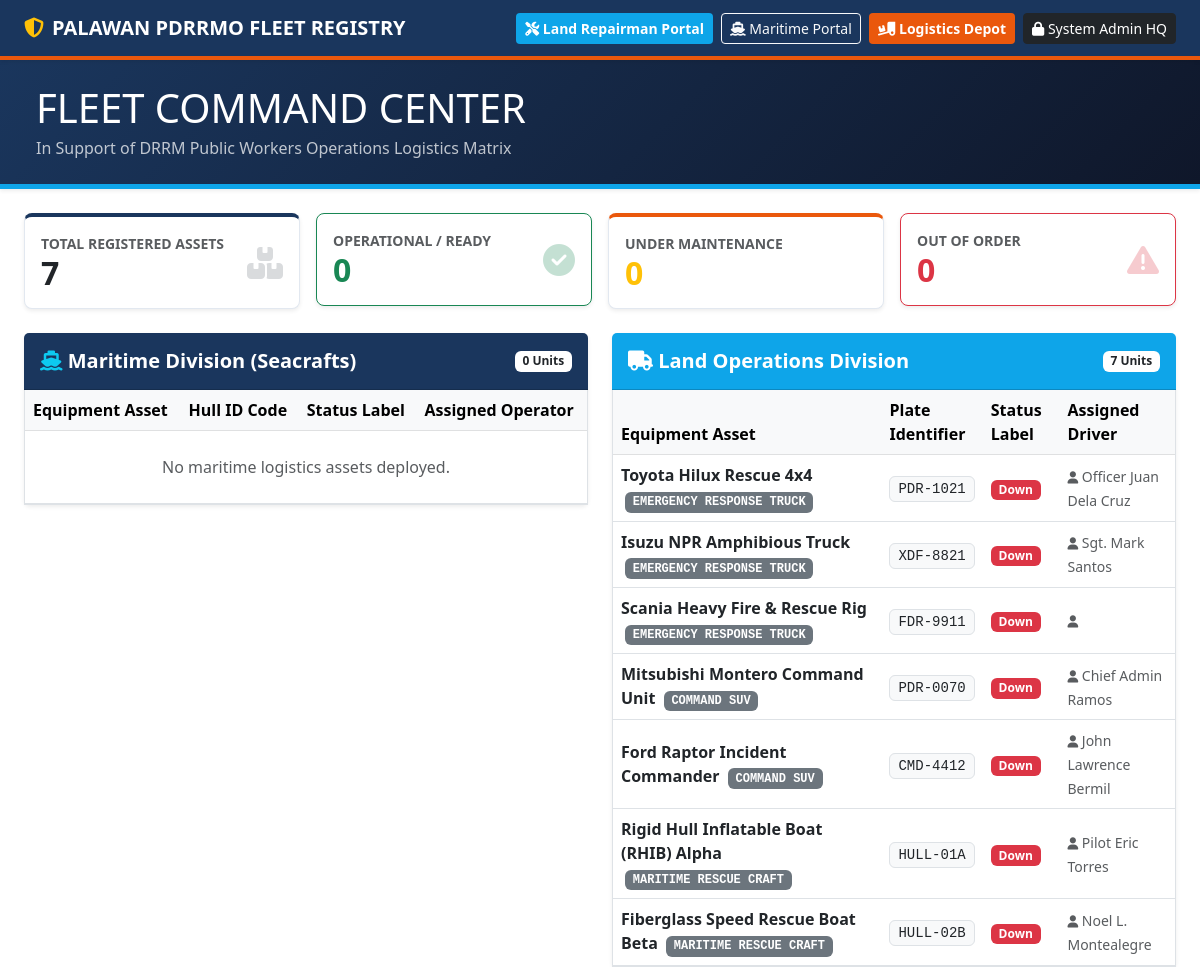
The app's page /, older data.
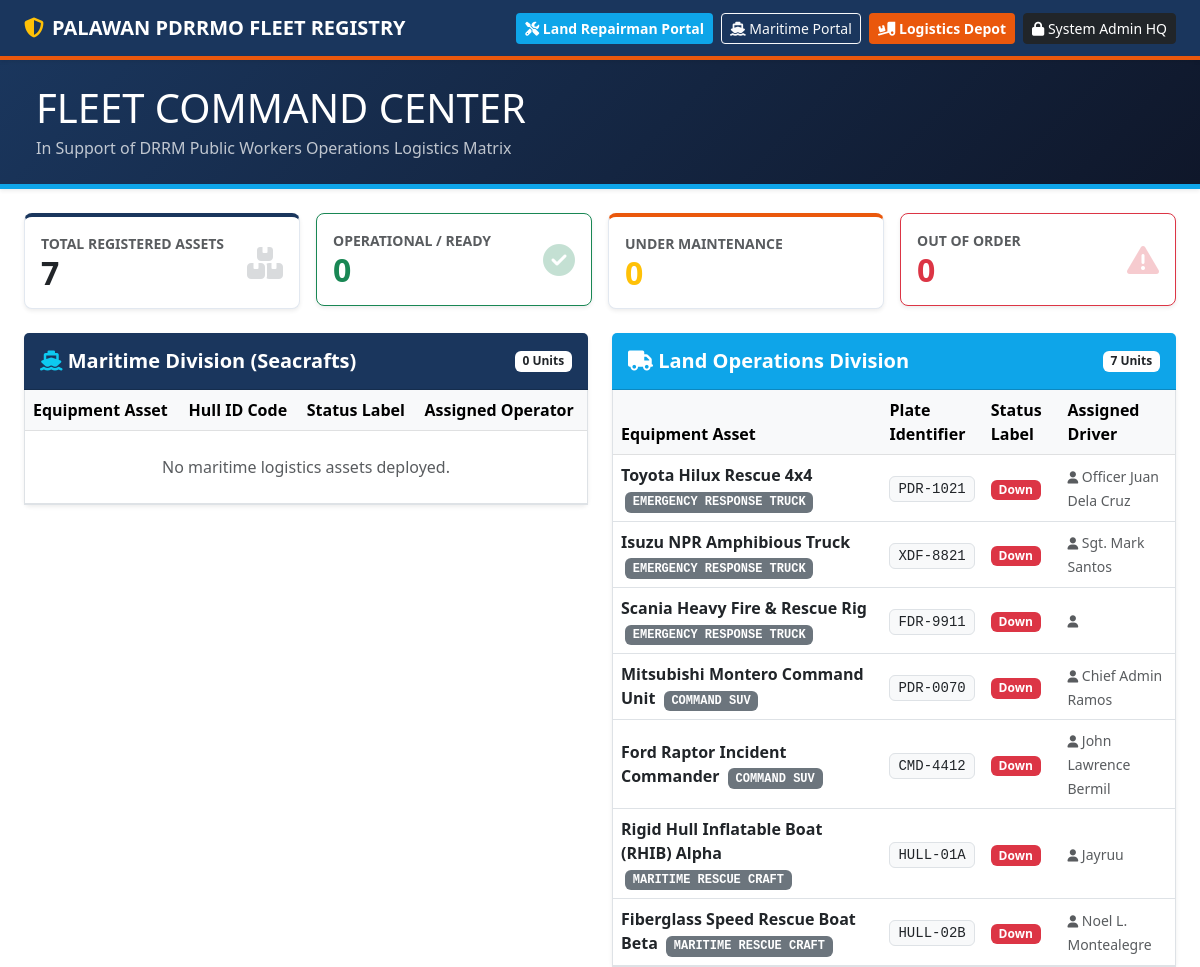
The same page, newer data.
### fleet/models.py (models this page shows, shortened)
class Vehicle(models.Model):
    STATUS_CHOICES = [
        ('FUNCTIONING', '⚙️ Functioning'),
        ('UNDER MAINTENANCE', '🔧 Under Maintenance'),
        ('OUT OF ORDER', '🚨 Out of Order'),
    ]
    model_name = models.CharField(max_length=100)
    plate_number = models.CharField(max_length=50, unique=True)
    vehicle_type = models.ForeignKey(VehicleType, on_delete=models.CASCADE, related_name='vehicles')
    status = models.CharField(max_length=30, choices=STATUS_CHOICES, default='FUNCTIONING')
    assigned_driver = models.CharField(max_length=100, blank=True, null=True, default="None Assigned")

class VehicleType(models.Model):
    name = models.CharField(max_length=50, unique=True) # e.g., "MARINE", "MOTORCYCLE", "TRUCK"

### fleet/views.py (the view)
# urls.py: path('', views.homepage, name='homepage'),
def homepage(request):
    all_vehicles = Vehicle.objects.all().select_related('vehicle_type')
    marine_crafts = all_vehicles.filter(vehicle_type__name__iexact='MARINE')
    land_vehicles = all_vehicles.exclude(vehicle_type__name__iexact='MARINE')
    context = {
        'marine_crafts': marine_crafts,
        'land_vehicles': land_vehicles,
        'total_count': all_vehicles.count(),
        'functioning_count': all_vehicles.filter(status='FUNCTIONING').count(),
        'maintenance_count': all_vehicles.filter(status='UNDER MAINTENANCE').count(),
        'broken_count': all_vehicles.filter(status='OUT OF ORDER').count(),
    }
    return render(request, 'fleet/homepage.html', context)

### fleet/templates/fleet/homepage.html (shortened to what the changed rows need)
<!DOCTYPE html>
<html lang="en">
<head>
    <link href="https://cdn.jsdelivr.net/npm/bootstrap@5.3.0/dist/css/bootstrap.min.css" rel="stylesheet">
    <link rel="stylesheet" href="https://cdnjs.cloudflare.com/ajax/libs/font-awesome/6.4.0/css/all.min.css">
</head>
<body>
    <div class="hero-banner text-white py-4 px-4 mb-4 shadow-sm">
        <div class="container-fluid">
            <h1 class="fw-black mb-1">FLEET COMMAND CENTER</h1>
        </div>
    </div>
    <div class="container-fluid px-4">
        <div class="row g-3 mb-4">
            <div class="col-md-3">
                <div class="card card-stat border-pdrrmo p-3 shadow-sm">
                    <div class="d-flex justify-content-between align-items-center">
                        <div><div class="text-muted small fw-bold">TOTAL REGISTERED ASSETS</div><h2 class="fw-bold mb-0 text-dark">{{ total_count }}</h2></div>
                    </div>
                </div>
            </div>
            <div class="col-md-3">
                <div class="card card-stat border-success p-3 shadow-sm">
                    <div class="d-flex justify-content-between align-items-center">
                        <div><div class="text-muted small fw-bold">OPERATIONAL / READY</div><h2 class="fw-bold mb-0 text-success">{{ functioning_count }}</h2></div>
                    </div>
                </div>
            </div>
            <div class="col-md-3">
                <div class="card card-stat border-orange p-3 shadow-sm">
                    <div class="d-flex justify-content-between align-items-center">
                        <div><div class="text-muted small fw-bold">UNDER MAINTENANCE</div><h2 class="fw-bold mb-0 text-warning">{{ maintenance_count }}</h2></div>
                    </div>
                </div>
            </div>
            <div class="col-md-3">
                <div class="card card-stat border-danger p-3 shadow-sm">
                    <div class="d-flex justify-content-between align-items-center">
                        <div><div class="text-muted small fw-bold">OUT OF ORDER</div><h2 class="fw-bold mb-0 text-danger">{{ broken_count }}</h2></div>
                    </div>
                </div>
            </div>
        </div>
        <div class="row g-4">
            <div class="col-xl-6">
                <div class="card shadow-sm border-0">
                    <div class="card-body p-0 border border-top-0 bg-white">
                        <table class="table table-hover align-middle mb-0">
                            <thead class="table-light">
                                <tr><th>Equipment Asset</th><th>Hull ID Code</th><th>Status Label</th><th>Assigned Operator</th></tr>
                            </thead>
                        </table>
                    </div>
                </div>
            </div>
            <div class="col-xl-6">
                <div class="card shadow-sm border-0">
                    <div class="card-body p-0 border border-top-0 bg-white">
                        <table class="table table-hover align-middle mb-0">
                            <thead class="table-light">
                                <tr><th>Equipment Asset</th><th>Plate Identifier</th><th>Status Label</th><th>Assigned Driver</th></tr>
                            </thead>
                            <tbody>
                                {% for vehicle in land_vehicles %}
                                <tr>
                                    <td class="fw-bold text-dark">{{ vehicle.model_name }} <span class="badge bg-secondary text-uppercase font-monospace small ms-1">{{ vehicle.vehicle_type.name }}</span></td>
                                    <td><code class="font-monospace text-dark bg-light px-2 py-1 border rounded">{{ vehicle.plate_number }}</code></td>
                                    <td>
                                        {% if vehicle.status == 'FUNCTIONING' %}<span class="badge bg-success">Ready</span>
                                        {% elif vehicle.status == 'UNDER MAINTENANCE' %}<span class="badge bg-warning text-dark">Maintenance</span>
                                        {% else %}<span class="badge bg-danger">Down</span>{% endif %}
                                    </td>
                                    <td><small class="text-muted"><i class="fa-solid fa-user small"></i> {{ vehicle.assigned_driver }}</small></td>
                                </tr>
                                {% empty %}
                                <tr><td colspan="4" class="text-center py-4 text-muted">No land transportation assets deployed.</td></tr>
                                {% endfor %}
                            </tbody>
                        </table>
                    </div>
                </div>
            </div>
        </div>
    </div>
</body>
</html>

Row changes from the older to the newer data that the page shows:
changed Vehicle "Rigid Hull Inflatable Boat (RHIB) Alpha": assigned_driver "Pilot Eric Torres" → "Jayruu"
